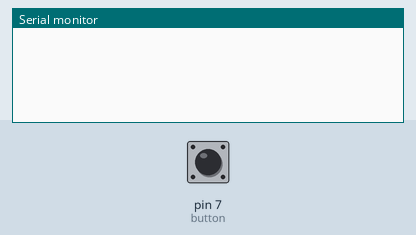
This sketch was run on a simulated Arduino Uno, built with avr-gcc and run on an emulated ATmega328P. On the bench: the last lines printed to the serial monitor. The test bench sets the inputs (shaded band); at power-on: pin 7 (button) LOW.

Above: at 1.2 s.
1.3 s: pin 7 (button) pulled HIGH for 0.15 s
At 2.1 s:
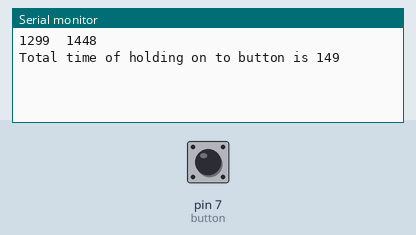
2.9 s: pin 7 (button) pulled HIGH for 1 s
At 3.6 s:
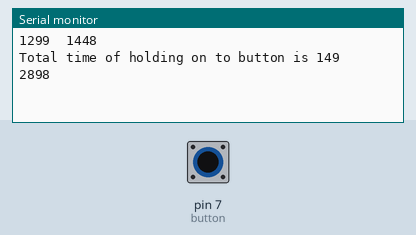
5.4 s: pin 7 (button) pulled HIGH for 0.15 s
At 6.4 s:
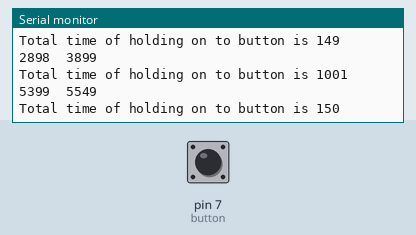

Measured:
- after the input at 1.3 s, the serial monitor: prints a new line at once (image 1)
- after the input at 2.9 s, the serial monitor: prints a new line at once (image 2)
- after the input at 5.4 s, the serial monitor: prints a new line at once (image 3)

The sketch:

button_millis__.ino
```cpp
//millis function - to return the time since we run this arduino sketch
//Open your serial monitor and long press the button to see the outcome


//unsigned long is another data type like int,char,byte etc... However, it can store a larger number than int
unsigned long current_time;
unsigned long press_time;
unsigned long release_time;
unsigned long time_difference;

int button = 7;
int previous_btn_state = LOW;
int current_btn_state = LOW;

void setup() {
  Serial.begin(9600);
  pinMode(button, INPUT);
}

void loop() {
  current_time = millis();
  current_btn_state = digitalRead(button);
  if (previous_btn_state == LOW && current_btn_state == HIGH) {
    //record the time when I pressed the button
    press_time = current_time;
    Serial.print(press_time);
    Serial.print("\t"); //print a tab space (4 spaces)
  }
  else if (previous_btn_state == HIGH && current_btn_state == LOW) {
    //Record the time when I released the button, and find how long I have been holding on to the button
    release_time = current_time;
    time_difference = release_time - press_time;
    Serial.println(release_time);
    Serial.print("Total time of holding on to button is ");
    Serial.println(time_difference);
  }

  previous_btn_state = current_btn_state;
}
```
